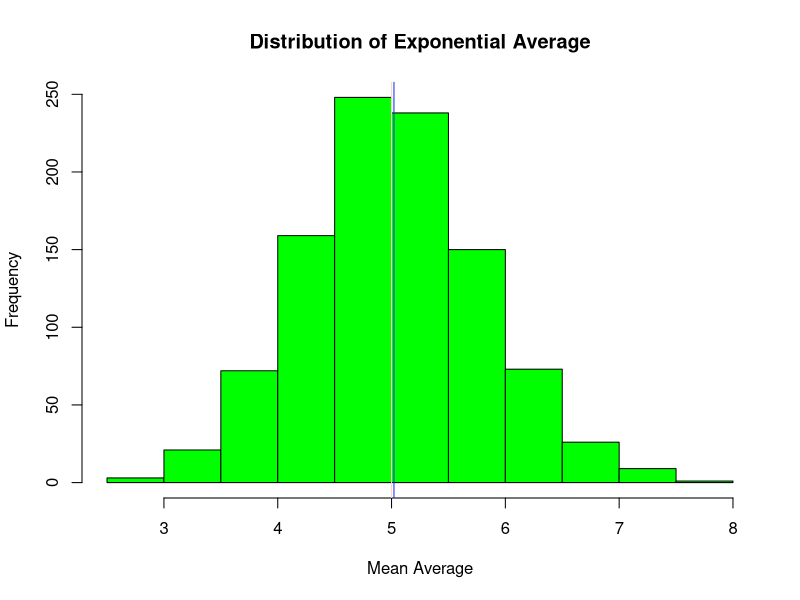
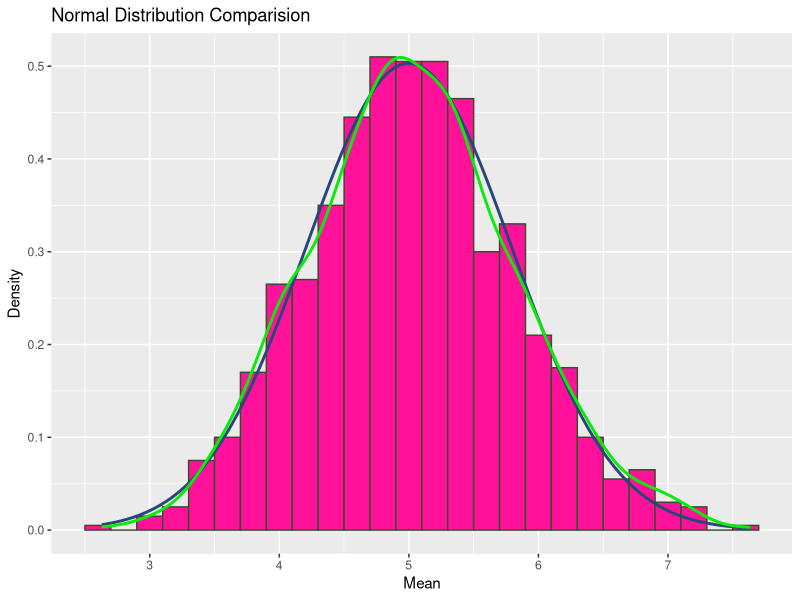
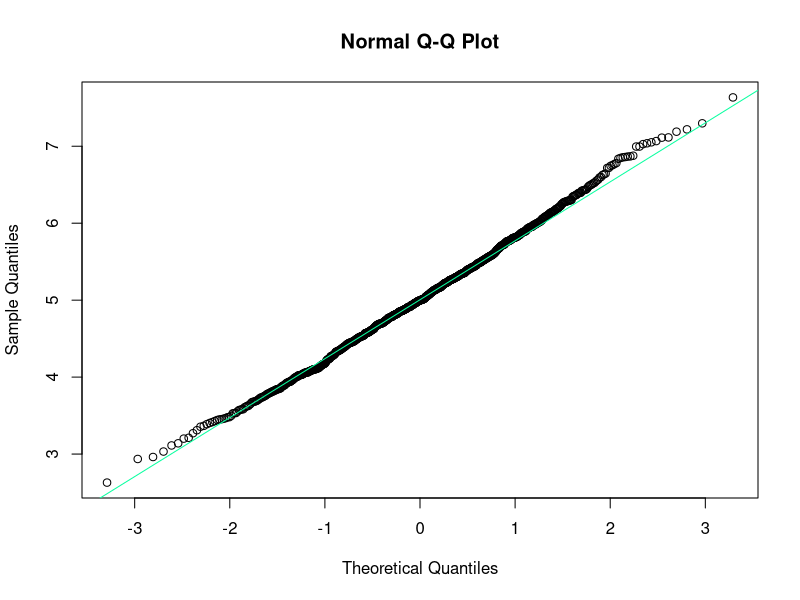

Recreate these plots in R, in order.
## ---- chunk 1
knitr::opts_chunk$set(echo = TRUE)
## ---- chunk 2

library(ggplot2)

n <- 40
lambda <- 0.2

pvals <- seq(0.1, 0.9, by = 0.05)

exp_r_sim <- NULL

for (i in 1 : 1000) exp_r_sim = c(exp_r_sim, mean(rexp(n,lambda)))

## ---- chunk 3

# Sample Mean
sampleMean <- mean(exp_r_sim) # Mean of sample means
print (paste("Sample Mean is : ", sampleMean))

## ---- chunk 4

# Theoretical Mean
# the expected mean of the exponential distribution of rate = 1/lambda
theoretical_mean <- (1/lambda)
print (paste("Theoretical Mean is : ", theoretical_mean))

## ---- chunk 5

# Histogram shows differences
hist(exp_r_sim, col="#00ff00", xlab = "Mean Average", main="Distribution of Exponential Average")
abline(v = theoretical_mean, col="#FFD8B1")
abline(v = sampleMean, col="#1829ff")


## ---- chunk 6

# sample deviation & variance
sample_dev <- sd(exp_r_sim)
print (paste("The sample standard deviation is : ", sample_dev))



## ---- chunk 7

sample_variance <- sample_dev^2
print (paste("The sample variance is : ",sample_variance))

## ---- chunk 8

# theoretical deviation & variance
theoretical_dev <- (1/lambda)/sqrt(n)
print (paste("The theoeriatical standard deviation is : ",theoretical_dev))

## ---- chunk 9

theoretical_variance <- ((1/lambda)*(1/sqrt(n)))^2
print (paste("The theoretical variance is : ",theoretical_variance))
2


## ---- chunk 10
d <- data.frame(exp_r_sim)
t <- data.frame(theoretical_mean)
g <- ggplot(d, aes(x = exp_r_sim)) +
geom_histogram(binwidth = .2, color="#364e2b", fill="#ff1199" , aes(y=..density..))+
stat_function(fun=dnorm, args=list(mean=theoretical_mean, sd=sd(exp_r_sim)),
color="#2a4679", size =1) +
stat_density(geom = "line", color = "#09eb09", size =1) +
labs(x="Mean", y= "Density",
title="Normal Distribution Comparision")

g

## ---- chunk 11
qqnorm(exp_r_sim)
qqline(exp_r_sim, col = "#0affa0")

